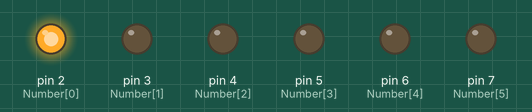
Recording of a sketch running on a simulated Arduino Uno, built with avr-gcc and run on an emulated ATmega328P. Shown: output pins drawn as LEDs (lit = HIGH).

Above: at 0.05 s.
At 0.35 s:
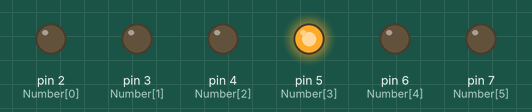
At 0.95 s:
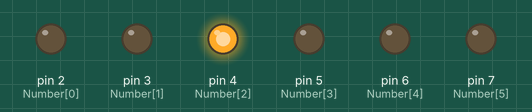
At 1.35 s:
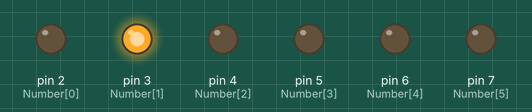
At 1.8 s:
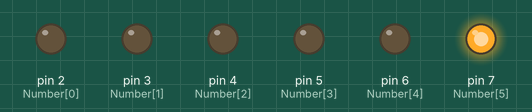
At 2.85 s:
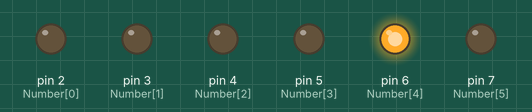
Timing chart, 0 to 3.1 s (numbered marks = the images above):
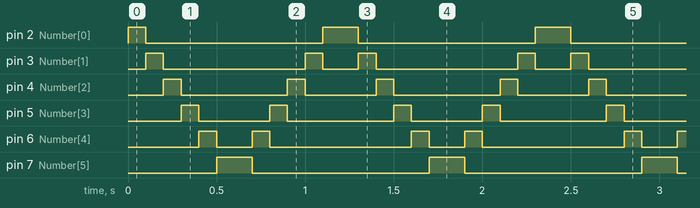

Measured:
- by itself, pin 2 (Number[0]): repeats every 1.2 s: LOW 1.0 s, HIGH 0.20 s
- by itself, pin 3 (Number[1]): repeats every 1.2 s: LOW 0.80 s, HIGH 0.10 s, LOW 0.20 s, HIGH 0.10 s
- by itself, pin 4 (Number[2]): repeats every 1.2 s: LOW 0.60 s, HIGH 0.10 s, LOW 0.40 s, HIGH 0.10 s
- by itself, pin 5 (Number[3]): repeats every 1.2 s: LOW 0.40 s, HIGH 0.10 s, LOW 0.60 s, HIGH 0.10 s
- by itself, pin 6 (Number[4]): repeats every 1.2 s: LOW 0.20 s, HIGH 0.10 s, LOW 0.80 s, HIGH 0.10 s
- by itself, pin 7 (Number[5]): alternates HIGH for 0.20 s and LOW for 1.0 s

The sketch:

Night_Rider.ino
```cpp
int Number[]={2,3,4,5,6,7};
int gecikme = 100;
void setup() {
  // put your setup code here, to run once:
  for(int i=0;i<6;i++){
    pinMode(Number[i], OUTPUT);
  }
}

void loop() {
  for(int x=0;x<6;x++){
    digitalWrite(Number[x], HIGH);
    delay(gecikme);
    digitalWrite(Number[x], LOW);
    }
  for(int y=5;y>-1;y--){
    digitalWrite(Number[y], HIGH);
    delay(gecikme);
    digitalWrite(Number[y], LOW);
    }


  // put your main code here, to run repeatedly:

}
```
